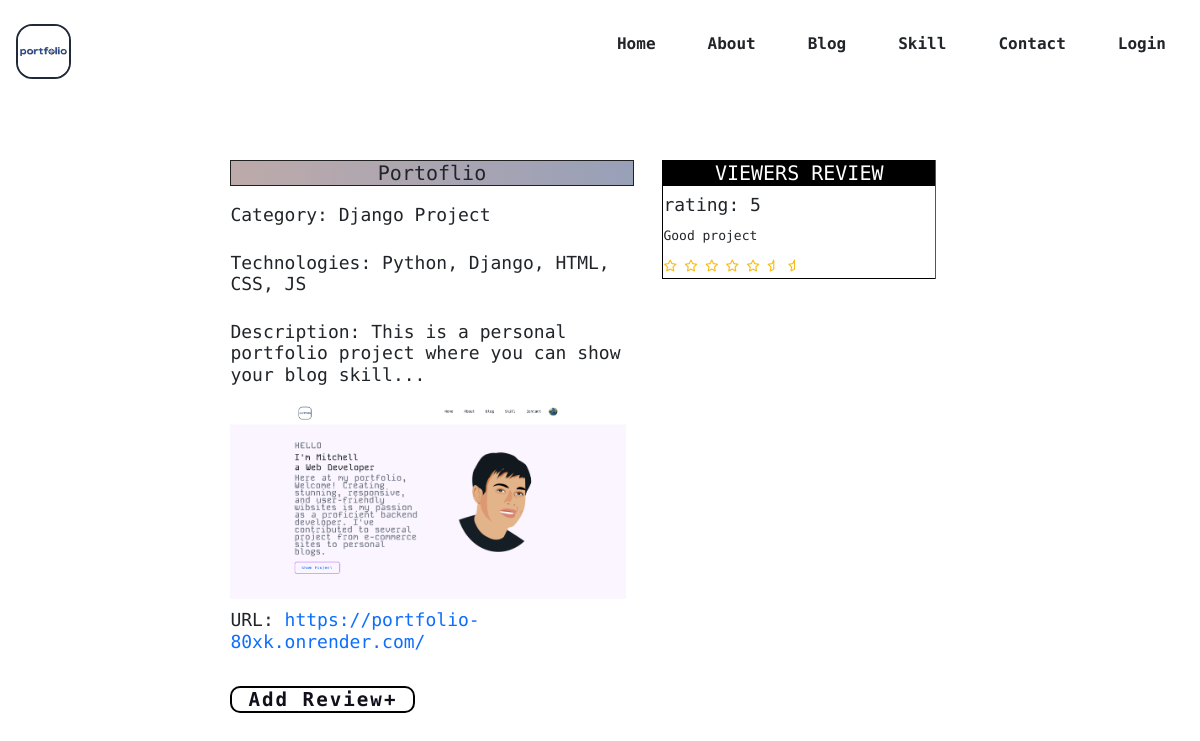
Screenshot of /project_details/7 with the database file from the repository.
### portfolio_app/models.py (models this page shows, shortened)
class Project(models.Model):
    title = models.CharField(max_length=30)
    project_category = models.CharField(max_length=20, choices=PROJECT_CATEGORY)
    description = models.TextField()
    technologies_used = models.TextField()
    image = models.ImageField(upload_to='upload', blank=False)
    url = models.URLField()

class ProjectReview(models.Model):
    project = models.ForeignKey(Project, on_delete = models.CASCADE, related_name = 'reviews')
    rating = models.IntegerField(choices=[(i, i) for i in range(0, 8)])
    review = models.TextField()
    created_at = models.DateTimeField(auto_now_add = True)
    updated_at = models.DateTimeField(auto_now = True)
    def __str__(self):
        return f"Title : {self.project.title} -- Project Category : {self.project.project_category}"

### portfolio_app/views.py (the view)
# urls.py: path('project_details/<str:title>', views.project_details, name = 'project_details'),
def project_details(request, title):
    project_details = get_object_or_404(Project, pk=title)
    reviews = project_details.reviews.all()
    print(reviews)
    return render(request, 'portfolio_app/project_details.html', {'project_details':project_details, 'reviews':reviews})

### portfolio_app/templates/portfolio_app/project_details.html (shortened to what this page needs)
{% extends 'base.html' %}
{% load static %}
{% block content %}
<section class="section">
    <div class="details-reviews-container">
        <div class="details-content">
            <h2>{{ project_details.title }}</h2>
            <p>Category: {{ project_details.project_category }}</p>
            <p>Technologies: {{ project_details.technologies_used }}</p>
            <p>Description: {{ project_details.description }}</p>
            <img src="{{ project_details.image.url }}" alt="{{ project_details.title }}">
            <p class="url">URL: <a href="{{ project_details.url }}">{{ project_details.url }}</a></p>
            <div class="review-btns">
                <a class="btns" href="{% url 'review' %}" class="btn btn-pink">Add Review+</a>
            </div>
        </div>
    </div>
        <aside class="review-side">
            <div class="review">
                <h2 class="title">VIEWERS REVIEW</h2>
                {% if reviews %}
                {% for r in reviews %}
                <div class="body-review">
                    <h1>rating: {{r.rating}}</h1>
                    <p>
                        {{r.review}}
                    </p>
                    <div class="rating">
                        <i class="far fa-star"></i>
                        <i class="far fa-star"></i>
                        <i class="far fa-star"></i>
                        <i class="far fa-star"></i>
                        <i class="far fa-star"></i>
                        <i class="far fa-star-half"></i>
                        <i class="far fa-star-half"></i>
                    </div>
                </div>
                {% endfor %}
                {% else %}
                <h1 class="noreview">No reviews yet</h2>
                {% endif %}
            </div>
        </aside>
</section>
{% endblock %}

### static/css/style.css (style rules this page uses)
:root { --max-width: 1250px; }
* { padding: 0; margin: 0; box-sizing: border-box; }
a { text-decoration: none; }
body { font-family: "Kode Mono", monospace; font-optical-sizing: auto; font-weight: 600; }
.btns { background: linear-gradient(to left #454359 #36639e); color: #7b6f6f; }
.section { width: 60%; overflow: hidden; margin: auto 18%; }
.details-reviews-container { width: 60%; margin-top: 150px; padding: 10px 2%; float: left; position: relative; }
.details-content h2 { font-size: 20px; text-align: center; border: 1px solid rgb(34, 33, 33); background: linear-gradient(to right, #bdaaaa, #98a0b8); }
.details-content p { font-size: 18px; font-style:initial; padding-top: 10px; }
.details-content img { width:98%; }
.review { margin-top: 160px; width: 38%; float: right; border-left: 1.8px inset black; border-right: 1.8px inset black; }
.review h1 { font-size: 18px; }
.review h2 { font-size: 20px; text-align: center; border: 1px solid black; color: white; background: black; }
.review p { font-size: 13px; font-style:initial; padding-top: 4px; }
.rating { padding-bottom: 4px; font-size: 12px; color: #f7bc18; border-bottom: 1px solid black; }
.review-btns a { gap: 0.5rem; font-size: 1.2rem; font-weight: 800; letter-spacing: 2px; padding: 0rem 1rem; outline: none; border: 2px solid black; border-radius: 10px; transition: 0.3s; cursor: pointer; text-align: center; }
.review-btns .btns { color: #120f1b; }

### rows the page displays
Project: title "Portoflio", project_category "Django Project", technologies_used "Python, Django, HTML, CSS, JS", description "This is a personal portfolio project where you can show your blog skill...", image (picture), url "https://portfolio-80xk.onrender.com/"
ProjectReview: rating "5", review "Good project"
